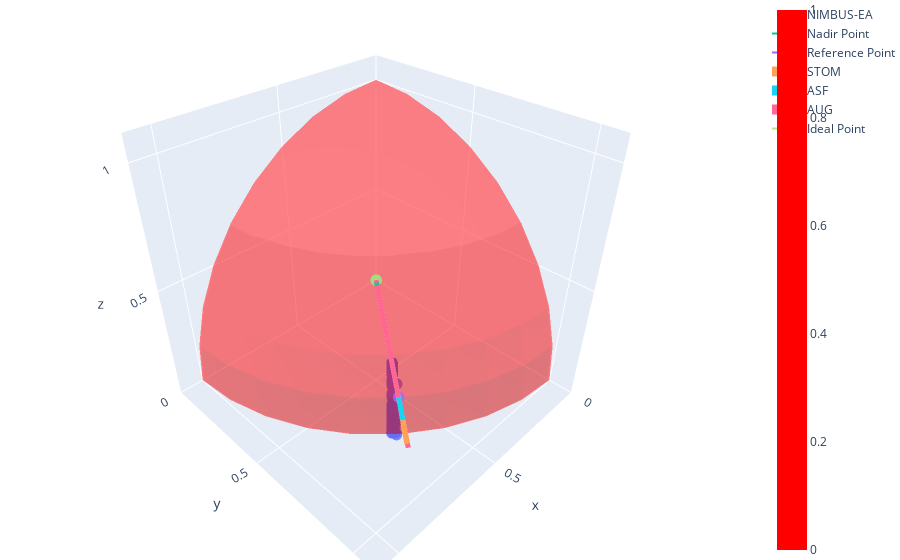

The code cell stored with this chart in its notebook:
### Code cell
fig = plot_dtlz2(plot, response)
fig
